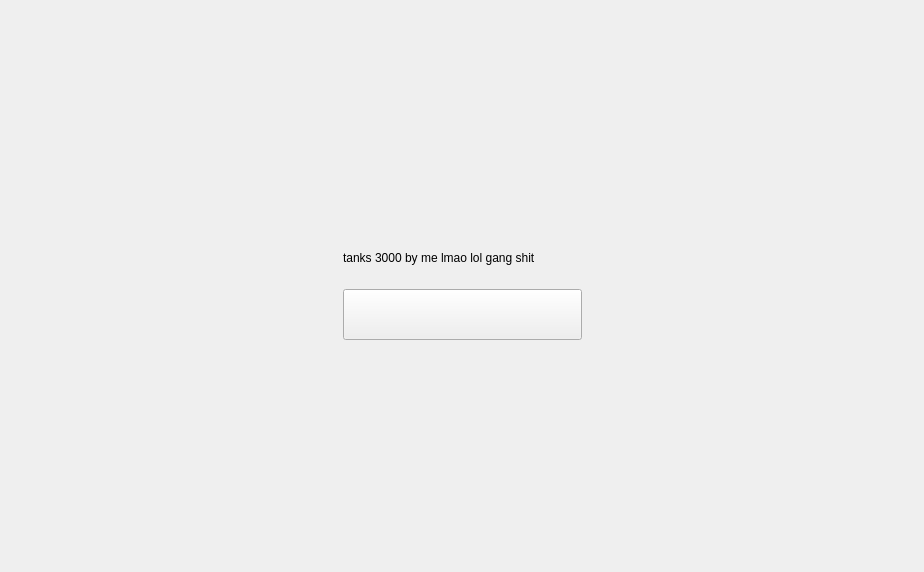
<?xml version="1.0" encoding="UTF-8"?>
<ui version="4.0">
 <class>BallForm</class>
 <widget class="QDialog" name="BallForm">
  <property name="geometry">
   <rect>
    <x>0</x>
    <y>0</y>
    <width>924</width>
    <height>572</height>
   </rect>
  </property>
  <property name="sizePolicy">
   <sizepolicy hsizetype="Maximum" vsizetype="Maximum">
    <horstretch>0</horstretch>
    <verstretch>0</verstretch>
   </sizepolicy>
  </property>
  <property name="windowTitle">
   <string>Dialog</string>
  </property>
  <layout class="QGridLayout" name="gridLayout">
   <item row="0" column="1">
    <widget class="QStackedWidget" name="stackedWidget">
     <property name="currentIndex">
      <number>0</number>
     </property>
     <widget class="QWidget" name="page">
      <layout class="QGridLayout" name="gridLayout_3">
       <item row="0" column="1">
        <spacer name="verticalSpacer">
         <property name="orientation">
          <enum>Qt::Vertical</enum>
         </property>
         <property name="sizeHint" stdset="0">
          <size>
           <width>20</width>
           <height>204</height>
          </size>
         </property>
        </spacer>
       </item>
       <item row="1" column="0">
        <spacer name="horizontalSpacer">
         <property name="orientation">
          <enum>Qt::Horizontal</enum>
         </property>
         <property name="sizeHint" stdset="0">
          <size>
           <width>315</width>
           <height>20</height>
          </size>
         </property>
        </spacer>
       </item>
       <item row="1" column="1">
        <layout class="QVBoxLayout" name="verticalLayout">
         <item>
          <widget class="QLabel" name="mainpic">
           <property name="sizePolicy">
            <sizepolicy hsizetype="Fixed" vsizetype="Fixed">
             <horstretch>239</horstretch>
             <verstretch>51</verstretch>
            </sizepolicy>
           </property>
           <property name="minimumSize">
            <size>
             <width>239</width>
             <height>51</height>
            </size>
           </property>
           <property name="text">
            <string>tanks 3000 by me lmao lol gang shit </string>
           </property>
          </widget>
         </item>
         <item>
          <widget class="QPushButton" name="playButton">
           <property name="enabled">
            <bool>true</bool>
           </property>
           <property name="sizePolicy">
            <sizepolicy hsizetype="Fixed" vsizetype="Fixed">
             <horstretch>239</horstretch>
             <verstretch>51</verstretch>
            </sizepolicy>
           </property>
           <property name="minimumSize">
            <size>
             <width>239</width>
             <height>51</height>
            </size>
           </property>
           <property name="text">
            <string/>
           </property>
           <property name="autoDefault">
            <bool>false</bool>
           </property>
          </widget>
         </item>
        </layout>
       </item>
       <item row="1" column="2">
        <spacer name="horizontalSpacer_2">
         <property name="orientation">
          <enum>Qt::Horizontal</enum>
         </property>
         <property name="sizeHint" stdset="0">
          <size>
           <width>314</width>
           <height>20</height>
          </size>
         </property>
        </spacer>
       </item>
       <item row="2" column="1">
        <spacer name="verticalSpacer_2">
         <property name="orientation">
          <enum>Qt::Vertical</enum>
         </property>
         <property name="sizeHint" stdset="0">
          <size>
           <width>20</width>
           <height>204</height>
          </size>
         </property>
        </spacer>
       </item>
      </layout>
     </widget>
     <widget class="QWidget" name="page_2">
      <layout class="QGridLayout" name="gridLayout_2">
       <item row="0" column="0">
        <layout class="QHBoxLayout" name="horizontalLayout">
         <item>
          <widget class="QGraphicsView" name="graphicsView_2"/>
         </item>
         <item>
          <layout class="QVBoxLayout" name="verticalLayout_2">
           <item>
            <widget class="QPushButton" name="reset">
             <property name="text">
              <string>reset</string>
             </property>
            </widget>
           </item>
           <item>
            <widget class="QPushButton" name="backButton">
             <property name="text">
              <string>back to menu</string>
             </property>
            </widget>
           </item>
          </layout>
         </item>
        </layout>
       </item>
      </layout>
     </widget>
    </widget>
   </item>
  </layout>
 </widget>
 <resources/>
 <connections/>
</ui>
